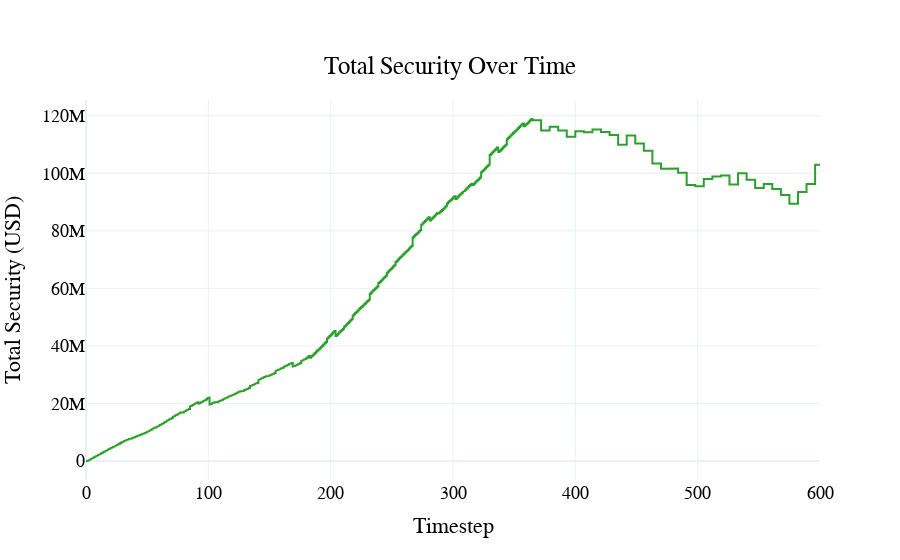

The notebook cell this image was saved under:
### Code cell
fig= visualizations.plot_total_security(
    df
)
pio.show(fig)

### Figure 1 — Plotly figure (JSON) as saved in the notebook; plotly's stock layout.template omitted (floating-point values rounded to 4 significant figures; data arrays with more than 128 entries replaced by an {"elided": "..."} marker saying what was removed)
{"data": [{"line": {"color": "#2ca02c", "dash": "solid"}, "mode": "lines", "name": "Total Security", "type": "scatter", "x": {"elided": "4801 int values"}, "y": {"elided": "4801 float values"}}], "layout": {"font": {"color": "black", "family": "Arial", "size": 18}, "hovermode": "x unified", "legend": {"orientation": "h", "x": 0.5, "xanchor": "center", "y": -0.3, "yanchor": "bottom"}, "paper_bgcolor": "rgba(255, 255, 255, 1)", "plot_bgcolor": "rgba(255, 255, 255, 1)", "title": {"text": "Total Security Over Time", "x": 0.5, "xanchor": "center", "y": 0.9, "yanchor": "top"}, "xaxis": {"title": {"text": "Timestep"}}, "yaxis": {"title": {"text": "Total Security (USD)"}}}}
